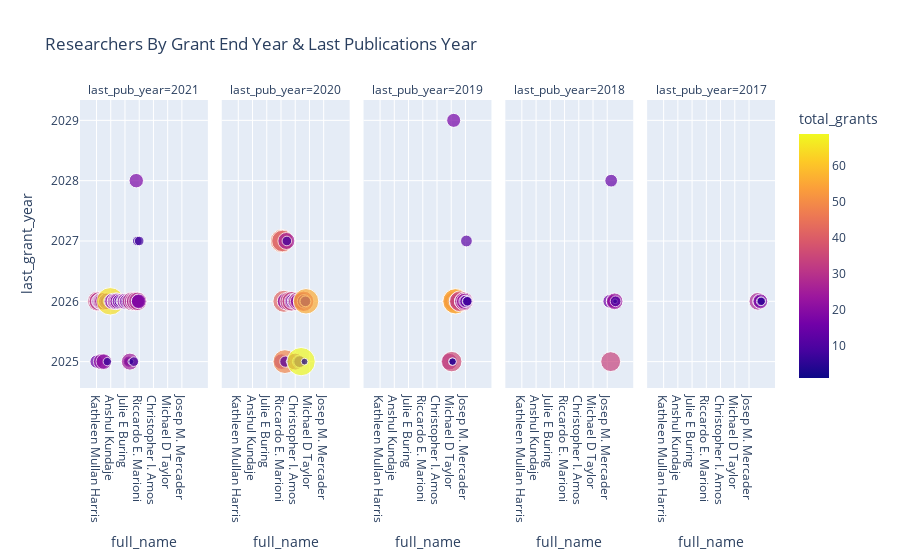

Notebook source saved alongside this figure:
### Code cell
px.scatter(temp2.sort_values("last_pub_year", ascending=False), 
           x="full_name", y="last_grant_year", 
           hover_name="full_name",  
           size="total_grants",
           color="total_grants",
           hover_data=['total_funding', 'total_grants', 'last_grant_year', 'citations_mean', 'altmetric_mean', 'last_pub_year'], 
           facet_col="last_pub_year", 
           height=600,
           title="Researchers By Grant End Year & Last Publications Year")

### Figure 1 — Plotly figure (JSON) as saved in the notebook; plotly's stock layout.template omitted (floating-point values rounded to 4 significant figures; data arrays with more than 128 entries replaced by an {"elided": "..."} marker saying what was removed)
{"data": [{"customdata": {"elided": "88x5 float values"}, "hovertemplate": "<b>%{hovertext}</b><br><br>last_pub_year=%{customdata[4]}<br>full_name=%{x}<br>last_grant_year=%{y}<br>total_grants=%{marker.color}<br>total_funding=%{customdata[0]}<br>citations_mean=%{customdata[2]}<br>altmetric_mean=%{customdata[3]}<extra></extra>", "hovertext": ["Kathleen Mullan Harris", "Meena Kumari", "Loic Le Marchand", "Ulrike Peters", "Bing Ren", "John E. Niederhuber", "Eliezer Masliah", "John Morris", "Vivianna M. Van Deerlin", "Anders D. Børglum", "Richard P. Lifton", "Tatiana M. Foroud", "Nelson B Freimer", "Thomas Werge", "Evan E. Eichler", "John Q. Trojanowski", "Soumya Raychaudhuri", "Stephen B. Montgomery", "David Conen", "Qiuyin Cai", "Nicholas Mancuso", "Christopher A. Haiman", "Nuria Lopez-Bigas", "Laura M. Huckins", "Jirong Long", "William Blot", "Linda S. Adair", "Marylyn D. Ritchie", "Lincoln Stein", "Anshul Kundaje", "Jose C. Florez", "Karen L. Mohlke", "Douglas M. Ruderfer", "Todd R. Golub", "Walter A. Kukull", "Li Ding", "David M. Evans", "Peter Kraft", "Kari E North", "Mark J. Daly", "Henning Tiemeier", "Katherine S Pollard", "Zhiping Weng", "David A Bennett", "Bernardino Ghetti", "Bogdan Pasaniuc", "Nikolaus Schultz", "Ken K. Ong", "Alkes L Price", "Nora Franceschini", "M. Ryan Corces", "Christoph Bock", "Cecilia M Lindgren", "Benjamin M. Neale", "Michael C Bassik", "Bettina F. Drake", "David V. Conti", "Lynne E. Wagenknecht", "Julie E Buring", "Myriam Fornage", "Kyle J Gaulton", "Luca Pinello", "Rebecca C. Fitzgerald", "Penny Gordon-Larsen", "René S. Kahn", "Borbala Mifsud", "Jonathan K Pritchard", "Ramaswamy Govindan", "Philip S. Tsao", "Daniel E. Bauer", "Francisca Vazquez", "Emelia J. Benjamin", "Wei Zheng", "Manuel A. Rivas", "Jessica D. Faul", "Manolis Kellis", "Kenneth Offit", "Dennis W. Dickson", "Alisa K. Manning", "Steven A. McCarroll", "Patrick F. Sullivan", "Raul Rabadan", "Gad Getz", "Chris P. Barnes", "Michael C. O’Donovan", "Roel A. Ophoff", "Philip L De Jager", "Riccardo E. Marioni"], "legendgroup": "", "marker": {"color": [15, 18, 34, 14, 30, 19, 20, 12, 4, 3, 22, 29, 27, 2, 26, 21, 14, 12, 8, 11, 2, 24, 6, 4, 8, 6, 13, 8, 65, 6, 18, 13, 4, 22, 6, 13, 18, 9, 18, 24, 4, 15, 24, 20, 13, 7, 4, 18, 12, 7, 4, 10, 8, 9, 8, 7, 7, 11, 22, 14, 5, 4, 19, 14, 5, 6, 11, 9, 25, 9, 3, 18, 31, 3, 5, 27, 8, 21, 4, 9, 31, 18, 17, 8, 29, 16, 19, 8], "coloraxis": "coloraxis", "size": [15, 18, 34, 14, 30, 19, 20, 12, 4, 3, 22, 29, 27, 2, 26, 21, 14, 12, 8, 11, 2, 24, 6, 4, 8, 6, 13, 8, 65, 6, 18, 13, 4, 22, 6, 13, 18, 9, 18, 24, 4, 15, 24, 20, 13, 7, 4, 18, 12, 7, 4, 10, 8, 9, 8, 7, 7, 11, 22, 14, 5, 4, 19, 14, 5, 6, 11, 9, 25, 9, 3, 18, 31, 3, 5, 27, 8, 21, 4, 9, 31, 18, 17, 8, 29, 16, 19, 8], "sizemode": "area", "sizeref": 0.1725, "symbol": "circle"}, "mode": "markers", "name": "", "orientation": "v", "showlegend": false, "type": "scatter", "x": ["Kathleen Mullan Harris", "Meena Kumari", "Loic Le Marchand", "Ulrike Peters", "Bing Ren", "John E. Niederhuber", "Eliezer Masliah", "John Morris", "Vivianna M. Van Deerlin", "Anders D. Børglum", "Richard P. Lifton", "Tatiana M. Foroud", "Nelson B Freimer", "Thomas Werge", "Evan E. Eichler", "John Q. Trojanowski", "Soumya Raychaudhuri", "Stephen B. Montgomery", "David Conen", "Qiuyin Cai", "Nicholas Mancuso", "Christopher A. Haiman", "Nuria Lopez-Bigas", "Laura M. Huckins", "Jirong Long", "William Blot", "Linda S. Adair", "Marylyn D. Ritchie", "Lincoln Stein", "Anshul Kundaje", "Jose C. Florez", "Karen L. Mohlke", "Douglas M. Ruderfer", "Todd R. Golub", "Walter A. Kukull", "Li Ding", "David M. Evans", "Peter Kraft", "Kari E North", "Mark J. Daly", "Henning Tiemeier", "Katherine S Pollard", "Zhiping Weng", "David A Bennett", "Bernardino Ghetti", "Bogdan Pasaniuc", "Nikolaus Schultz", "Ken K. Ong", "Alkes L Price", "Nora Franceschini", "M. Ryan Corces", "Christoph Bock", "Cecilia M Lindgren", "Benjamin M. Neale", "Michael C Bassik", "Bettina F. Drake", "David V. Conti", "Lynne E. Wagenknecht", "Julie E Buring", "Myriam Fornage", "Kyle J Gaulton", "Luca Pinello", "Rebecca C. Fitzgerald", "Penny Gordon-Larsen", "René S. Kahn", "Borbala Mifsud", "Jonathan K Pritchard", "Ramaswamy Govindan", "Philip S. Tsao", "Daniel E. Bauer", "Francisca Vazquez", "Emelia J. Benjamin", "Wei Zheng", "Manuel A. Rivas", "Jessica D. Faul", "Manolis Kellis", "Kenneth Offit", "Dennis W. Dickson", "Alisa K. Manning", "Steven A. McCarroll", "Patrick F. Sullivan", "Raul Rabadan", "Gad Getz", "Chris P. Barnes", "Michael C. O’Donovan", "Roel A. Ophoff", "Philip L De Jager", "Riccardo E. Marioni"], "xaxis": "x", "y": [2025, 2026, 2026, 2026, 2026, 2026, 2026, 2026, 2026, 2026, 2025, 2026, 2026, 2026, 2026, 2025, 2026, 2026, 2026, 2026, 2026, 2026, 2025, 2026, 2026, 2026, 2026, 2026, 2026, 2026, 2026, 2026, 2026, 2026, 2026, 2026, 2026, 2026, 2026, 2026, 2026, 2026, 2026, 2026, 2026, 2026, 2026, 2026, 2026, 2026, 2026, 2026, 2026, 2026, 2026, 2026, 2026, 2026, 2026, 2026, 2026, 2026, 2026, 2026, 2025, 2025, 2025, 2026, 2025, 2026, 2025, 2026, 2026, 2026, 2026, 2026, 2025, 2026, 2026, 2026, 2026, 2028, 2026, 2027, 2026, 2026, 2026, 2027], "yaxis": "y"}, {"customdata": {"elided": "51x5 float values"}, "hovertemplate": "<b>%{hovertext}</b><br><br>last_pub_year=%{customdata[4]}<br>full_name=%{x}<br>last_grant_year=%{y}<br>total_grants=%{marker.color}<br>total_funding=%{customdata[0]}<br>citations_mean=%{customdata[2]}<br>altmetric_mean=%{customdata[3]}<extra></extra>", "hovertext": ["Xiao-Ou Shu", "Paul Elliott", "Detlef Weigel", "Janey L Wiggs", "Kenneth Rice", "Jonathan Flint", "Rameen Beroukhim", "Michael Snyder", "Peter J. Park", "Nancy J. Cox", "Fergus J Couch", "Cathie L. M. Sudlow", "Usha Menon", "Ayellet V. Segrè", "Kristen J. Brennand", "Alex Kentsis", "Matthew L. Freedman", "Norie Sawada", "Mithat Gönen", "Christina Leslie", "Kathryn L. Lunetta", "Kenneth S Kendler", "Rudolf Uher", "Michael E Talkowski", "David Liu", "Julie M. Gastier-Foster", "Cigall Kadoch", "Ani Manichaikul", "Christopher I. Amos", "Anton G. Henssen", "Christina Curtis", "Shamil R. Sunyaev", "Eric S Lander", "Pier Paolo Pandolfi", "David A. Tuveson", "Taiki Yamaji", "Hoda Anton-Culver", "Simon A. Gayther", "Elphège P. Nora", "Chunyu Liu", "Paul C Boutros", "William B Dobyns", "Rulla M. Tamimi", "Andrew K. Godwin", "Jinghui Zhang", "Thomas J. Montine", "Benjamin A. Garcia", "Amanda E Toland", "Ting Wang", "Jun J Yang", "Steven Gallinger"], "legendgroup": "", "marker": {"color": [21, 47, 40, 15, 5, 42, 17, 49, 11, 26, 25, 8, 10, 1, 20, 13, 12, 34, 3, 14, 5, 33, 21, 18, 13, 14, 9, 2, 25, 2, 7, 12, 22, 30, 21, 7, 15, 12, 2, 12, 69, 8, 12, 27, 10, 36, 16, 4, 10, 10, 56], "coloraxis": "coloraxis", "size": [21, 47, 40, 15, 5, 42, 17, 49, 11, 26, 25, 8, 10, 1, 20, 13, 12, 34, 3, 14, 5, 33, 21, 18, 13, 14, 9, 2, 25, 2, 7, 12, 22, 30, 21, 7, 15, 12, 2, 12, 69, 8, 12, 27, 10, 36, 16, 4, 10, 10, 56], "sizemode": "area", "sizeref": 0.1725, "symbol": "circle"}, "mode": "markers", "name": "", "orientation": "v", "showlegend": false, "type": "scatter", "x": ["Xiao-Ou Shu", "Paul Elliott", "Detlef Weigel", "Janey L Wiggs", "Kenneth Rice", "Jonathan Flint", "Rameen Beroukhim", "Michael Snyder", "Peter J. Park", "Nancy J. Cox", "Fergus J Couch", "Cathie L. M. Sudlow", "Usha Menon", "Ayellet V. Segrè", "Kristen J. Brennand", "Alex Kentsis", "Matthew L. Freedman", "Norie Sawada", "Mithat Gönen", "Christina Leslie", "Kathryn L. Lunetta", "Kenneth S Kendler", "Rudolf Uher", "Michael E Talkowski", "David Liu", "Julie M. Gastier-Foster", "Cigall Kadoch", "Ani Manichaikul", "Christopher I. Amos", "Anton G. Henssen", "Christina Curtis", "Shamil R. Sunyaev", "Eric S Lander", "Pier Paolo Pandolfi", "David A. Tuveson", "Taiki Yamaji", "Hoda Anton-Culver", "Simon A. Gayther", "Elphège P. Nora", "Chunyu Liu", "Paul C Boutros", "William B Dobyns", "Rulla M. Tamimi", "Andrew K. Godwin", "Jinghui Zhang", "Thomas J. Montine", "Benjamin A. Garcia", "Amanda E Toland", "Ting Wang", "Jun J Yang", "Steven Gallinger"], "xaxis": "x2", "y": [2025, 2027, 2027, 2026, 2026, 2026, 2026, 2025, 2025, 2026, 2027, 2027, 2026, 2025, 2026, 2026, 2026, 2026, 2026, 2026, 2026, 2026, 2026, 2026, 2026, 2026, 2026, 2025, 2025, 2026, 2026, 2026, 2026, 2026, 2026, 2026, 2025, 2025, 2026, 2026, 2025, 2026, 2026, 2026, 2026, 2026, 2026, 2025, 2026, 2026, 2026], "yaxis": "y2"}, {"customdata": {"elided": "40x5 float values"}, "hovertemplate": "<b>%{hovertext}</b><br><br>last_pub_year=%{customdata[4]}<br>full_name=%{x}<br>last_grant_year=%{y}<br>total_grants=%{marker.color}<br>total_funding=%{customdata[0]}<br>citations_mean=%{customdata[2]}<br>altmetric_mean=%{customdata[3]}<extra></extra>", "hovertext": ["Audrey E. Hendricks", "Cornelius A Rietveld", "Jay Shendure", "Melissa Gymrek", "James J Crowley", "Ching-Ti Liu", "Michael D Taylor", "Andrew T. Hattersley", "Elizabeth K. Speliotes", "Ellen W. Demerath", "Adam C. Naj", "Henry L. Paulson", "Margaret A. Pericak-Vance", "Guillaume Paré", "Eric B. Larson", "Jean-Claude Tardif", "James G Wilson", "Leslie A. Lange", "Guillaume Lettre", "Sudha Seshadri", "Carole Ober", "Mignon L. Loh", "Mengmeng Du", "Stanley B. Pounds", "Daniel H. Geschwind", "Cheryl L. Ackert-Bicknell", "Elise B. Robinson", "Alexander P. Reiner", "Carlos Cruchaga", "Edwin K Silverman", "Yadav Sapkota", "Marie Standl", "Thomas Quertermous", "Nir Hacohen", "John A. Pospisilik", "Josep M. Mercader", "Adam Siepel", "William G Iacono", "Hyejung Won", "Danwei Huangfu"], "legendgroup": "", "marker": {"color": [1, 2, 24, 6, 12, 2, 24, 36, 5, 5, 3, 17, 35, 52, 18, 56, 8, 7, 8, 24, 19, 30, 3, 2, 38, 11, 6, 13, 20, 22, 1, 4, 30, 22, 13, 2, 13, 12, 8, 8], "coloraxis": "coloraxis", "size": [1, 2, 24, 6, 12, 2, 24, 36, 5, 5, 3, 17, 35, 52, 18, 56, 8, 7, 8, 24, 19, 30, 3, 2, 38, 11, 6, 13, 20, 22, 1, 4, 30, 22, 13, 2, 13, 12, 8, 8], "sizemode": "area", "sizeref": 0.1725, "symbol": "circle"}, "mode": "markers", "name": "", "orientation": "v", "showlegend": false, "type": "scatter", "x": ["Audrey E. Hendricks", "Cornelius A Rietveld", "Jay Shendure", "Melissa Gymrek", "James J Crowley", "Ching-Ti Liu", "Michael D Taylor", "Andrew T. Hattersley", "Elizabeth K. Speliotes", "Ellen W. Demerath", "Adam C. Naj", "Henry L. Paulson", "Margaret A. Pericak-Vance", "Guillaume Paré", "Eric B. Larson", "Jean-Claude Tardif", "James G Wilson", "Leslie A. Lange", "Guillaume Lettre", "Sudha Seshadri", "Carole Ober", "Mignon L. Loh", "Mengmeng Du", "Stanley B. Pounds", "Daniel H. Geschwind", "Cheryl L. Ackert-Bicknell", "Elise B. Robinson", "Alexander P. Reiner", "Carlos Cruchaga", "Edwin K Silverman", "Yadav Sapkota", "Marie Standl", "Thomas Quertermous", "Nir Hacohen", "John A. Pospisilik", "Josep M. Mercader", "Adam Siepel", "William G Iacono", "Hyejung Won", "Danwei Huangfu"], "xaxis": "x3", "y": [2025, 2025, 2025, 2026, 2026, 2025, 2026, 2025, 2025, 2025, 2026, 2029, 2026, 2026, 2026, 2026, 2026, 2026, 2026, 2026, 2026, 2026, 2026, 2026, 2026, 2026, 2026, 2026, 2026, 2026, 2026, 2026, 2026, 2026, 2026, 2026, 2026, 2027, 2026, 2026], "yaxis": "y3"}, {"customdata": [[198327651, 16, 349.4, 112.3, 2018], [4738426, 5, 236.5, 186, 2018], [124804236, 34, 153.1, 122.3, 2018], [29303550, 14, 184.5, 104.5, 2018], [14004876, 7, 200, 94.75, 2018], [54984183, 11, 219.8, 72.25, 2018], [30958673, 13, 80, 82.2, 2018], [2671276, 2, 257.5, 64.25, 2018], [4999572, 3, 167, 51, 2018], [24025596, 18, 139.2, 59, 2018], [217453905, 24, 104, 41.6, 2018], [2057090, 2, 494.5, 493.5, 2018], [10144936, 10, 110.8, 62, 2018]], "hovertemplate": "<b>%{hovertext}</b><br><br>last_pub_year=%{customdata[4]}<br>full_name=%{x}<br>last_grant_year=%{y}<br>total_grants=%{marker.color}<br>total_funding=%{customdata[0]}<br>citations_mean=%{customdata[2]}<br>altmetric_mean=%{customdata[3]}<extra></extra>", "hovertext": ["Joshua C. Denny", "Stephan J. Sanders", "Paul Flicek", "Antonio Iavarone", "Aaron R. Quinlan", "Bradley E. Bernstein", "David Reich", "Andrew D. Cherniack", "Liming Liang", "Moses Joloba", "Joseph G Gleeson", "Amit V. Khera", "John Novembre"], "legendgroup": "", "marker": {"color": [16, 5, 34, 14, 7, 11, 13, 2, 3, 18, 24, 2, 10], "coloraxis": "coloraxis", "size": [16, 5, 34, 14, 7, 11, 13, 2, 3, 18, 24, 2, 10], "sizemode": "area", "sizeref": 0.1725, "symbol": "circle"}, "mode": "markers", "name": "", "orientation": "v", "showlegend": false, "type": "scatter", "x": ["Joshua C. Denny", "Stephan J. Sanders", "Paul Flicek", "Antonio Iavarone", "Aaron R. Quinlan", "Bradley E. Bernstein", "David Reich", "Andrew D. Cherniack", "Liming Liang", "Moses Joloba", "Joseph G Gleeson", "Amit V. Khera", "John Novembre"], "xaxis": "x4", "y": [2026, 2026, 2025, 2028, 2026, 2026, 2026, 2026, 2026, 2026, 2026, 2026, 2026], "yaxis": "y4"}, {"customdata": [[95592279, 27, 250, 252.8, 2017], [129021563, 9, 116, 98, 2017], [5225955, 5, 116, 98, 2017], [17535905, 15, 135, 95, 2017], [34228874, 13, 71.5, 61.25, 2017], [5920477, 19, 239.2, 181.5, 2017], [93807768, 7, 104, 98.8, 2017], [33751085, 6, 104, 98.8, 2017]], "hovertemplate": "<b>%{hovertext}</b><br><br>last_pub_year=%{customdata[4]}<br>full_name=%{x}<br>last_grant_year=%{y}<br>total_grants=%{marker.color}<br>total_funding=%{customdata[0]}<br>citations_mean=%{customdata[2]}<br>altmetric_mean=%{customdata[3]}<extra></extra>", "hovertext": ["Frank Hu", "Kunle Odunsi", "Weiva Sieh", "Rayjean J Hung", "Olivier Elemento", "Julia A Knight", "Brooke L Fridley", "Ellen L Goode"], "legendgroup": "", "marker": {"color": [27, 9, 5, 15, 13, 19, 7, 6], "coloraxis": "coloraxis", "size": [27, 9, 5, 15, 13, 19, 7, 6], "sizemode": "area", "sizeref": 0.1725, "symbol": "circle"}, "mode": "markers", "name": "", "orientation": "v", "showlegend": false, "type": "scatter", "x": ["Frank Hu", "Kunle Odunsi", "Weiva Sieh", "Rayjean J Hung", "Olivier Elemento", "Julia A Knight", "Brooke L Fridley", "Ellen L Goode"], "xaxis": "x5", "y": [2026, 2026, 2026, 2026, 2026, 2026, 2026, 2026], "yaxis": "y5"}], "layout": {"annotations": [{"font": {}, "showarrow": false, "text": "last_pub_year=2021", "x": 0.092, "xanchor": "center", "xref": "paper", "y": 1, "yanchor": "bottom", "yref": "paper"}, {"font": {}, "showarrow": false, "text": "last_pub_year=2020", "x": 0.296, "xanchor": "center", "xref": "paper", "y": 1, "yanchor": "bottom", "yref": "paper"}, {"font": {}, "showarrow": false, "text": "last_pub_year=2019", "x": 0.5, "xanchor": "center", "xref": "paper", "y": 1, "yanchor": "bottom", "yref": "paper"}, {"font": {}, "showarrow": false, "text": "last_pub_year=2018", "x": 0.704, "xanchor": "center", "xref": "paper", "y": 1, "yanchor": "bottom", "yref": "paper"}, {"font": {}, "showarrow": false, "text": "last_pub_year=2017", "x": 0.908, "xanchor": "center", "xref": "paper", "y": 1, "yanchor": "bottom", "yref": "paper"}], "autosize": true, "coloraxis": {"colorbar": {"title": {"text": "total_grants"}}, "colorscale": [[0, "#0d0887"], [0.1111, "#46039f"], [0.2222, "#7201a8"], [0.3333, "#9c179e"], [0.4444, "#bd3786"], [0.5556, "#d8576b"], [0.6667, "#ed7953"], [0.7778, "#fb9f3a"], [0.8889, "#fdca26"], [1, "#f0f921"]]}, "legend": {"itemsizing": "constant", "tracegroupgap": 0}, "title": {"text": "Researchers By Grant End Year & Last Publications Year"}, "xaxis": {"anchor": "y", "autorange": true, "domain": [0, 0.184], "range": [-24.14, 219.6], "title": {"text": "full_name"}, "type": "category"}, "xaxis2": {"anchor": "y2", "autorange": true, "domain": [0.204, 0.388], "matches": "x", "range": [-24.14, 219.6], "title": {"text": "full_name"}, "type": "category"}, "xaxis3": {"anchor": "y3", "autorange": true, "domain": [0.408, 0.592], "matches": "x", "range": [-24.14, 219.6], "title": {"text": "full_name"}, "type": "category"}, "xaxis4": {"anchor": "y4", "autorange": true, "domain": [0.612, 0.796], "matches": "x", "range": [-24.14, 219.6], "title": {"text": "full_name"}, "type": "category"}, "xaxis5": {"anchor": "y5", "autorange": true, "domain": [0.816, 1], "matches": "x", "range": [-24.14, 219.6], "title": {"text": "full_name"}, "type": "category"}, "yaxis": {"anchor": "x", "autorange": true, "domain": [0, 1], "range": [2025.0, 2029.0], "title": {"text": "last_grant_year"}, "type": "linear"}, "yaxis2": {"anchor": "x2", "autorange": true, "domain": [0, 1], "matches": "y", "range": [2025.0, 2029.0], "showticklabels": false, "type": "linear"}, "yaxis3": {"anchor": "x3", "autorange": true, "domain": [0, 1], "matches": "y", "range": [2025.0, 2029.0], "showticklabels": false, "type": "linear"}, "yaxis4": {"anchor": "x4", "autorange": true, "domain": [0, 1], "matches": "y", "range": [2025.0, 2029.0], "showticklabels": false, "type": "linear"}, "yaxis5": {"anchor": "x5", "autorange": true, "domain": [0, 1], "matches": "y", "range": [2025.0, 2029.0], "showticklabels": false, "type": "linear"}}}
